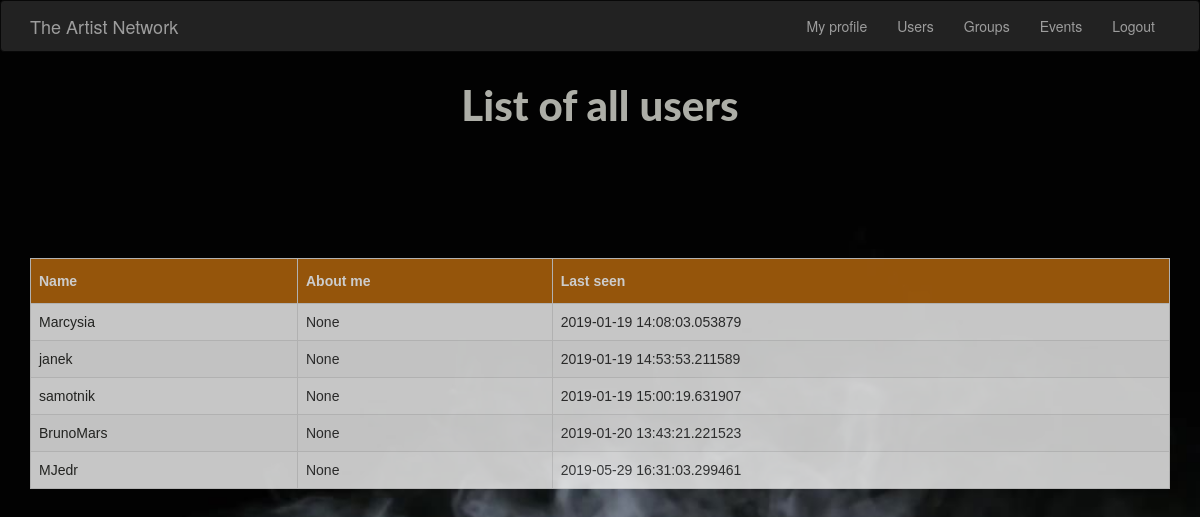
The app's page /users (signed in) with its own data.
### app/models.py (models this page shows, shortened)
class Artist(UserMixin, db.Model):
    id = db.Column(db.Integer, primary_key=True)
    username = db.Column(db.String(64), index=True, unique=True)
    email = db.Column(db.String(120), index=True, unique=True)
    password_hash = db.Column(db.String(128))
    aboutMe=db.Column(db.String(300))
    last_seen = db.Column(db.DateTime, default=datetime.utcnow)
    user_id = db.Column(db.Integer, db.ForeignKey('group.id'))
    groups = db.relationship(
        'Group',
        secondary=members,
        backref=db.backref('members', lazy='dynamic'),
        lazy='dynamic'
    )
    posts = db.relationship('Post', backref='postAuthor', lazy='dynamic')

### app/__init__.py (the view)
    @app.route('/users')
    @login_required
    def users():
        artists = Artist.query.all()
        return render_template('users/users.html', artists=artists)

### app/models.py (called while the page is built)
@login.user_loader
def load_user(id):
    return Artist.query.get(int(id))

### app/templates/users/users.html (shortened to what this page needs)
{% extends "base.html" %}
{% block content %}
    <h1>List of all users</h1>
    <div class="container">
    <table>
    <div class="content-section2">
    <div class="center">
        <thead>
        <th> Name </th>
        <th> About me </th>
        <th> Last seen </th>
        </thead>
        {% for artist in artists %}
            <tr>
                <td>
                    <a style="color: #2a2b28;" href={{ url_for('user_details', username=artist.username) }} >
                        {{ artist.username }}
                    </a>
                </td>
                <td> {{ artist.aboutMe }} </td>
                <td> {{ artist.last_seen }} </td>
            </tr>
        {% endfor %}
    </table>
    </div>
{% endblock %}

### app/static/css/style2.css (style rules this page uses)
body, html { width: 100%; height: 100%; }
h1 { font-family: "Lato", "Helvetica Neue", Helvetica, Arial, sans-serif; font-weight: 800; font-size: 300%; color: #F6F8ED; pmargin: auto; padding: 10px; opacity: 0.7; text-align: center; width:500px; margin: 0 auto; }
body { background: url(../img/intro2.jpg) no-repeat center center; background-size: cover; height: 100%; }
table { font-family: "Trebuchet MS", Arial, Helvetica, sans-serif; border-collapse: collapse; width: 100%; background-color: #f7f7f7; opacity: 0.8; }
td, th { border: 1px solid #ddd; padding: 8px; }
tr:nth-child(even) { background-color: #f2f2f2; }
th { padding-top: 12px; padding-bottom: 12px; text-align: left; background-color: #ba6a0e; color: white; }
.content-section2 { top: -50px; font-size: 120%; color: #fcfcfc; padding: 50px 0; height: 60%; margin: auto; width: 90%; opacity: 0.6; }
a, .navbar .navbar-default .navbar-brand, .navbar-default .navbar-nav>li>a { color: #F6F8ED; }
.center { margin: auto; width: 50%; padding: 10px; }

### records on screen
Artist: username "Marcysia", aboutMe "None", last_seen "2019-01-19 14:08:03.053879"
Artist: username "janek", aboutMe "None", last_seen "2019-01-19 14:53:53.211589"
Artist: username "samotnik", aboutMe "None", last_seen "2019-01-19 15:00:19.631907"
Artist: username "BrunoMars", aboutMe "None", last_seen "2019-01-20 13:43:21.221523"
Artist: username "MJedr", aboutMe "None", last_seen "2019-05-29 16:31:03.299461"
